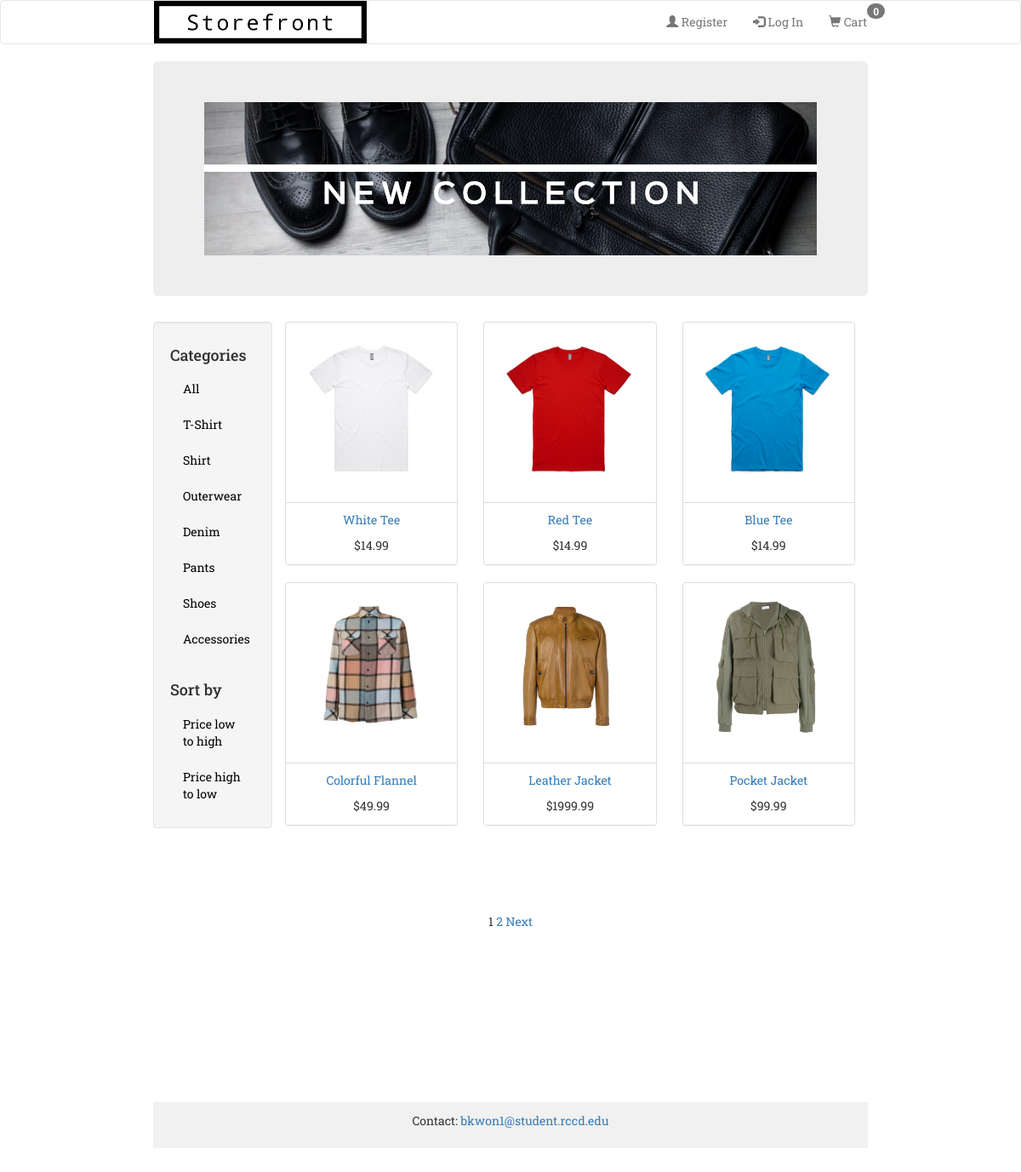
The page /Storefront/home.php on the database its author committed.
### tables this page shows
CREATE TABLE `enum_product_type` (
  `id` int(10) NOT NULL,
  `product_type` varchar(50) DEFAULT NULL,
  PRIMARY KEY (`id`)
);

CREATE TABLE `entity_product` (
  `product_id` int(10) NOT NULL AUTO_INCREMENT,
  `product_name` varchar(50) NOT NULL,
  `description` varchar(100) DEFAULT NULL,
  `type` int(10) NOT NULL,
  `product_color` varchar(50) NOT NULL,
  `product_price` decimal(50,2) NOT NULL,
  `image` varchar(100) NOT NULL,
  PRIMARY KEY (`product_id`),
  KEY `entity_product_ibfk_1` (`type`),
  CONSTRAINT `entity_product_ibfk_1` FOREIGN KEY (`type`) REFERENCES `enum_product_type` (`id`)
);

### Storefront/home.php (the view, shortened to what this page needs)
<?php
include ('includes/header.php');
require_once "config.php";
$display = 6;
if (isset($_GET['p']) && is_numeric($_GET['p'])) {
    $pages = $_GET['p'];
} else {
    if (isset($_GET['cat'])) {
        $cat = $_GET['cat'];
        $q = "SELECT COUNT(product_id) FROM entity_product WHERE type = '$cat'";
    } else {
        $q = "SELECT COUNT(product_id) FROM entity_product";
    }
    $r = mysqli_query ($link, $q);
    $row = mysqli_fetch_array($r, MYSQLI_NUM);
    $records = $row[0];
    if ($records > $display) {
        $pages = ceil ($records/$display);
    } else {
        $pages = 1;
    }
}
if (isset($_GET['s']) && is_numeric($_GET['s'])) {
    $start = $_GET['s'];
} else {
    $start = 0;
}
$sort = (isset($_GET['sort'])) ? $_GET['sort'] : 'rd';
switch ($sort) {
    default:
        $order_by = 'type ASC';
        $sort = 'type';
        break;
}
?>
<div class="container-fluid home">
    <div class="jumbotron">
        <a href="home.php"><img class="center img-responsive" src="./img/banner.png"></a>
    </div>
    <div class="col-sm-2 sidenav well">
        <h4>Categories</h4>
        <ul class="nav nav-stacked">
            <li><a style="color:black;" href="home.php">All</a></li>
            <?php
            $qCat = "SELECT * FROM `storefront`.`enum_product_type` AS `enum_product_type`";
            $rsCat = mysqli_query($link, $qCat);
            while($re = mysqli_fetch_array($rsCat, MYSQLI_BOTH)) {
                echo '<li><a style="color: black;" href="home.php?cat=' . $re['id'] . '">' . $re['product_type'] . '</a></li>';
            }
            ?>
        </ul>
        <br>
        <h4>Sort by</h4>
        <ul class="nav nav-stacked">
            <?php
            if (isset($_GET['cat'])) {
                echo '<li><a style="color:black;" href="home.php?sort=plo&cat=' . $_GET['cat'] . '">Price low to high</a></li>';
                echo '<li><a style="color:black;" href="home.php?sort=phi&cat=' . $_GET['cat'] . '">Price high to low</a></li>';
            } else {
                echo '<li><a style="color:black;" href="home.php?sort=plo">Price low to high</a></li>';
                echo '<li><a style="color:black;" href="home.php?sort=phi">Price high to low </a></li>';
            }
            ?>
        </ul>
    </div>
    <div class="col-sm-10">
    <?php
        if (isset($_GET['cat'])) {
            $cat = $_GET['cat'];
            $query = "SELECT `product_id`, `product_name`, `product_price`, `image`, `type` FROM `storefront`.`entity_product` AS `entity_product` WHERE `type` = '$cat' ORDER BY $order_by LIMIT $start, $display";
        } else {
            $query = "SELECT `product_id`, `product_name`, `product_price`, `image` FROM `storefront`.`entity_product` AS `entity_product` ORDER BY $order_by LIMIT $start, $display";
        }
        $rs = mysqli_query($link, $query);
        $counter = 0;
        $itemPerRow = 3;
        if (mysqli_num_rows($rs) == 0) {
            echo '<p style="text-align:center; padding-top:100px;">No items found. Check again later.</p>';
        } else {
            echo '<div class="row">';
            while ($re = mysqli_fetch_array($rs,MYSQLI_BOTH)) {
                if ($counter%$itemPerRow == 0) {
                    echo '</div><div class="row">';
                }
                echo '<div class="col-sm-4">';
                echo '<div class="panel panel-default">';
                echo '<div class="panel-body"><a href="product.php?id=' . $re['product_id'] . '"><img src="./img/' . $re['image'] . '" class="img-responsive" style="width:100%" alt="Image"></div>';
                echo '<div class="panel-footer text-center">';
                echo '<p>' . $re['product_name'] . '</p></a>';
                echo '<p>$' . $re['product_price'] . '</p>';
                echo '</div>';
                echo '</div>';
                echo '</div>';
                $counter++;
            }
            echo '</div>';
        }
    ?>
    </div>
</div>
<?php
if ($pages > 1) {
    echo '<div class="text-center">';
    echo '<br><p>';
    $current_page = ($start/$display) + 1;
    for ($i = 1; $i <= $pages; $i++) {
        if ($i != $current_page) {
            echo '<a href="home.php?s=' . (($display * ($i - 1))) . '&p=' . $pages . '&sort=' . $sort . '">' . $i . '</a> ';
        } else {
            echo $i . ' ';
        }
    }
    if ($current_page != $pages) {
        echo '<a href="home.php?s=' . ($start + $display) . '&p=' . $pages . '&sort=' . $sort . '">Next</a>';
    }
    echo '</p>';
    echo '</div>';
}
?>

### Storefront/includes/header.php (shortened to what this page needs)
<!DOCTYPE html>
<html lang="en">
<head>
    <link rel="stylesheet" href="https://maxcdn.bootstrapcdn.com/bootstrap/3.4.0/css/bootstrap.min.css">
    <link href="/Storefront/stylesheet.css" rel="stylesheet">
</head>
<body>
    <nav class="navbar navbar-default">
        <div class="container-fluid">
            <a class="navbar-brand" href="/Storefront/home.php">
                <img id="logo" src="/Storefront/img/logo.png" style="position:relative; top:-15px;">
            </a>
            <ul class="nav navbar-nav navbar-right">
                <?php
                if (isset($_SESSION['loggedin'])) {
                    if (!isset($_SESSION['admin']) || $_SESSION['admin'] !== true) {
                        echo "<li><a href='/Storefront/account.php'><span class='glyphicon glyphicon-user'></span> Account</a></li>";
                    } else {
                         echo "<li><a href='/Storefront/admin/admin.php'><span class='glyphicon glyphicon-user'></span> Admin</a></li>";
                    }
                    echo "<li><a href='/Storefront/logout.php'><span class='glyphicon glyphicon-log-out'></span> Log Out</a></li>";
                } else {
                    echo "<li><a href='/Storefront/register.php'><span class='glyphicon glyphicon-user'></span> Register</a></li>";
                    echo "<li><a href='/Storefront/login.php'><span class='glyphicon glyphicon-log-in'></span> Log In</a></li>";
                }
                ?>
                <li><a href="/Storefront/view_cart.php"><span class="glyphicon glyphicon-shopping-cart"></span> Cart<span class="badge badge-light"><?php echo (isset($_SESSION['cart'])) ? count($_SESSION['cart']) : 0; ?></span></a></li>
            </ul>
        </div>
    </nav>

### Storefront/stylesheet.css (style rules this page uses)
body { font-family: 'Roboto Slab', serif; padding-bottom: 5%; }
* { box-sizing: border-box; }
.container-fluid { padding-left: 15%; padding-right: 15%; }
.text-center { margin-top: 5%; padding-bottom: 1%; }
.center { display: block; margin-left: auto; margin-right: auto; }
.navbar-default { background-color: white; }
.panel-footer { background-color: white; }
img { width: auto; height: auto; max-width: 100%; }
.footer { padding: 1%; margin-top: 15%; margin-left: 15%; margin-right: 15%; background-color: #f1f1f1; text-align: center; }
.badge { position: absolute; top: 5%; }

### rows shown on the page
enum_product_type: product_type "T-Shirt"
enum_product_type: product_type "Shirt"
enum_product_type: product_type "Outerwear"
enum_product_type: product_type "Denim"
enum_product_type: product_type "Pants"
enum_product_type: product_type "Shoes"
enum_product_type: product_type "Accessories"
entity_product: image (picture), product_price "14.99"
entity_product: image (picture), product_price "14.99"
entity_product: image (picture), product_price "14.99"
entity_product: image (picture), product_price "49.99"
entity_product: image (picture), product_price "1999.99"
entity_product: image (picture), product_price "99.99"
